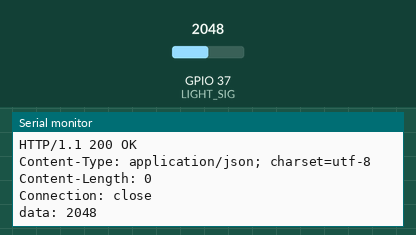
This sketch was run on a simulated ESP32. On the bench: the last lines printed to the serial monitor. Inputs (shaded band) come from the test bench; at power-on: GPIO 37 (LIGHT_SIG) = 2048. Uploads are accepted with an empty reply.

Above: at 8.0 s.
8.1 s: GPIO 37 (LIGHT_SIG) set to 2866
At 10.2 s:
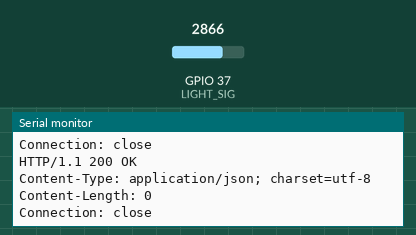
16.2 s: GPIO 37 (LIGHT_SIG) set to 3603
At 22.6 s:
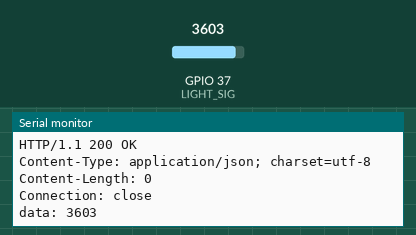
Timing chart, 0 to 24.1 s (numbered marks = the images above; inputs shaded):
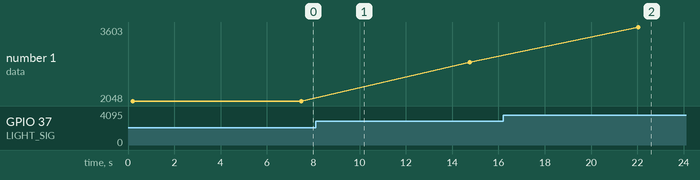

Measured:
- after the input at 16.2 s, the serial monitor: prints a new line after 5.8 s (image 2)
- plotted number 1: 2048 → 2866 after the input at 8.1 s, 2866 → 3603 after the input at 16.2 s

The sketch:

4.2.2.ino
```cpp
#include <WiFiClientSecure.h> // HTTPS通信のために必要

#define LIGHT_SIG A1

String TARGET_HOST = "f-io.net"; //ファストセンシングのホスト名
String DEVICE_TOKEN = "metjeb44meqxgz6d"; //デバイストークンを指定
String CHANNEL = "5o2bc524"; //利用するチャンネルを指定

void setup() {
  Serial.begin(115200);
}

void loop() {
  int analog = analogRead(LIGHT_SIG);
  String trainDelayJson = getTrainDelayJson(analog);   // JSONを取得する
  Serial.print(trainDelayJson);
  delay(5000);
}

String getTrainDelayJson(int sendData) {
  WiFiClientSecure client; // 変数を宣言

  // サーバーにHTTPSのデフォルトポート（443）でアクセスしてみる
  if ( !client.connect(TARGET_HOST.c_str(), 443) ) {
    Serial.println("接続失敗");
    return "";
  }

  Serial.print("data: ");
  Serial.println(sendData);

  client.print(String("GET /d1/"+DEVICE_TOKEN+"/?"+CHANNEL+"="+(String)sendData+" HTTP/1.1\r\n") +
               "Content-type: application/json \r\n" +
               "Host: "+TARGET_HOST.c_str()+"\r\n" +
               "Connection: close\r\n\r\n"); // HTTP-GETのリクエストメッセージを書く

  // レスポンスが来るまでちょっと待つ
  delay(1000);

  // HTTP-GETのレスポンスを保存しておく変数
  String response = "";

  // レスポンスを変数に格納する
  while (client.available()) {
    response += client.readStringUntil('\r');
  }

  Serial.println("接続成功");
  Serial.println(response);

  return response;
}
```
